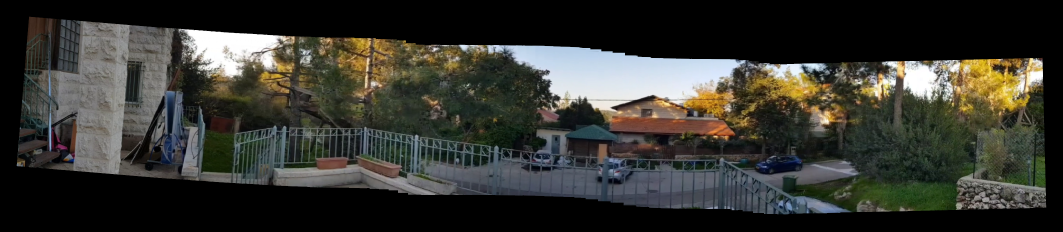
#> input picture assets/garden/original-panorama.png, 3189 x 696 px (shown at 1/3 size)
$ python -i depth_lk.py   (imports and definitions only)   (older library calls are emulated)
#> lines starting #> are read from the running program, lines starting #| are printed output that depends on the picture; after the words box and inside, x2 and y2 are one past the last pixel; in counts of white or black regions, pixels touching at a corner belong together
"""Direct multi-frame LK with local EPI slopes for lateral camera scans.

Adapted from Rav-Acha, Shor and Peleg (CVPRW 2004), sections 3-5.
This bounded implementation uses a lateral/vertical translation and in-plane
roll model, small 3x3 patches, and bounded robust Gauss-Newton iterations.
It is not a reproduction of the paper's complete planar/spherical formulation.
For a point p in reference j, predict its location in i by
    p_i = R(theta_i-theta_j)(p-c) + c + slope_j(p)*(t_i-t_j).
Slopes are relative inverse depths; the first translation fixes their scale.
"""
import cv2
import numpy as np


def sample(im,x,y):
    if x.shape[0]>=32767:
        return np.concatenate([sample(im,x[start:start+16000],y[start:start+16000])
                               for start in range(0,x.shape[0],16000)],axis=0)
    return cv2.remap(im,x.astype(np.float32),y.astype(np.float32),cv2.INTER_LINEAR,
                     borderMode=cv2.BORDER_CONSTANT)


def gradients(im):
    return (cv2.Sobel(im,cv2.CV_32F,1,0,ksize=3,scale=1/8),
            cv2.Sobel(im,cv2.CV_32F,0,1,ksize=3,scale=1/8))


def points(im,stride=6):
    h,w=im.shape
    yy,xx=np.mgrid[8:h-8:stride,8:w-8:stride]
    gx,gy=gradients(im)
    strength=cv2.boxFilter(gx*gx,(cv2.CV_32F),(5,5),normalize=True)
    keep=strength[yy,xx]>max(2e-5,float(np.quantile(strength[yy,xx],.35)))
    xx,yy=xx[keep].astype(float),yy[keep].astype(float)
    ox,oy=np.meshgrid([-2.,0.,2.],[-2.,0.,2.])
    x=xx[:,None]+ox.ravel();y=yy[:,None]+oy.ravel()
    return dict(x=x,y=y,xc=xx,yc=yy,values=sample(im,x,y),s=np.ones(len(xx)),
                confidence=np.ones(len(xx)),shape_error=np.full(len(xx),np.nan))


# [185 lines left out: functions warp_coords, residual_terms, motion_step, shape_step, estimate, slope_map and 1 more, not called in this run]

>>> import cv2
>>> picture = cv2.imread('../../assets/garden/original-panorama.png', cv2.IMREAD_GRAYSCALE)
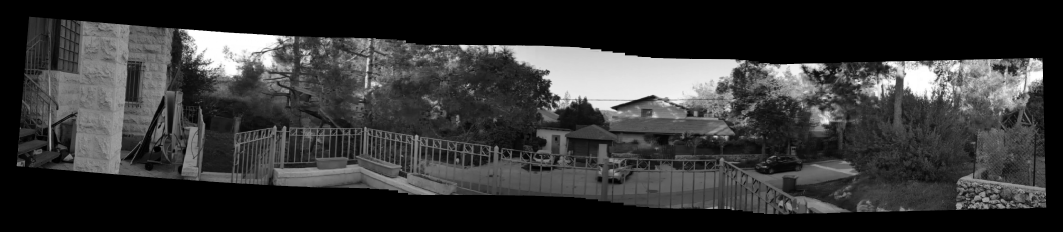
#> picture: shape (696, 3189) (shown at 1/3 size); min 0, max 255, mean 53.6
>>> result = points(picture)
#> in points, `gx,gy=gradients(im)`:
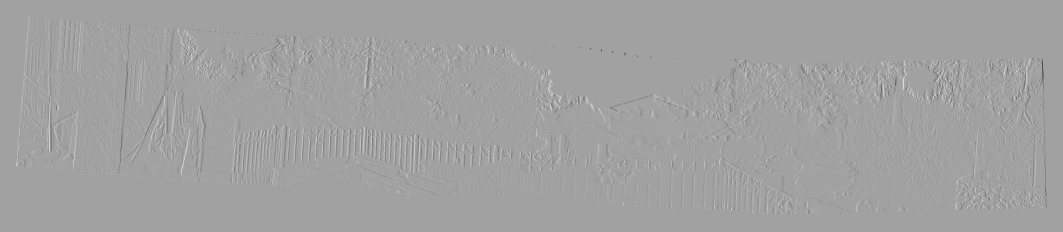
#> gx: shape (696, 3189) float32 (shown at 1/3 size); min -127, max 73, mean 0; drawn with min black and max white
#> in points, `gx,gy=gradients(im)`:
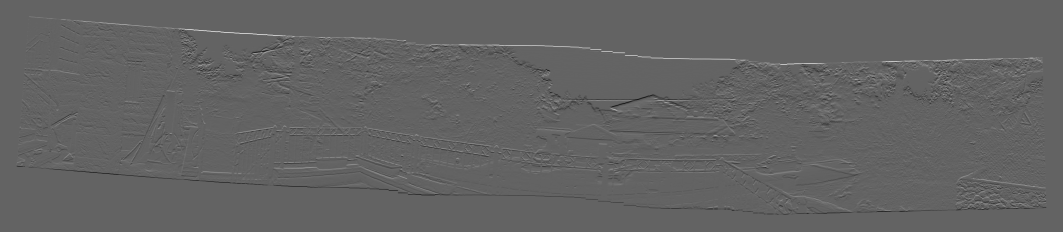
#> gy: shape (696, 3189) float32 (shown at 1/3 size); min -81.75, max 127.5, mean 0; drawn with min black and max white
#> in points, `strength=cv2.boxFilter(gx*gx,(cv2.CV_32F),(5,5),normalize=True)`:
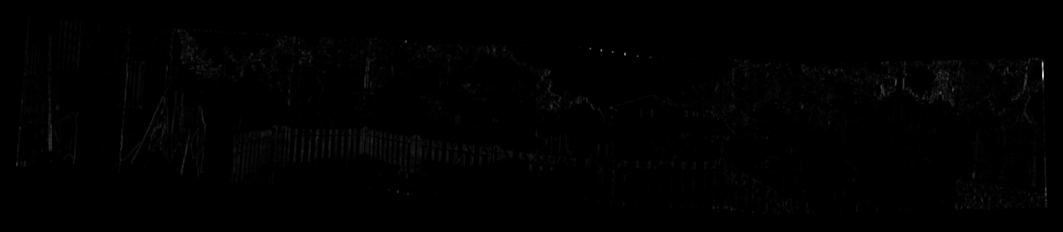
#> strength: shape (696, 3189) float32 (shown at 1/3 size); min 0, max 6320.8, mean 33.8; drawn with min black and max white
#> in points, `keep=strength[yy,xx]>max(2e-5,float(np.quantile(strength[yy,xx],.35)))`:
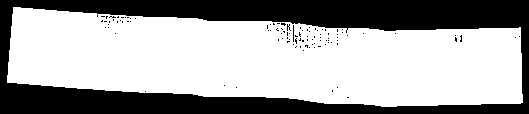
#> keep: shape (114, 529) bool; 64.2% white; 103 black regions (102 under 20 px), largest, box (x1, y1, x2, y2) and area: (0, 0, 529, 114) 21320
#> result = 8 items

$ run again, on assets/garden/comparison.png
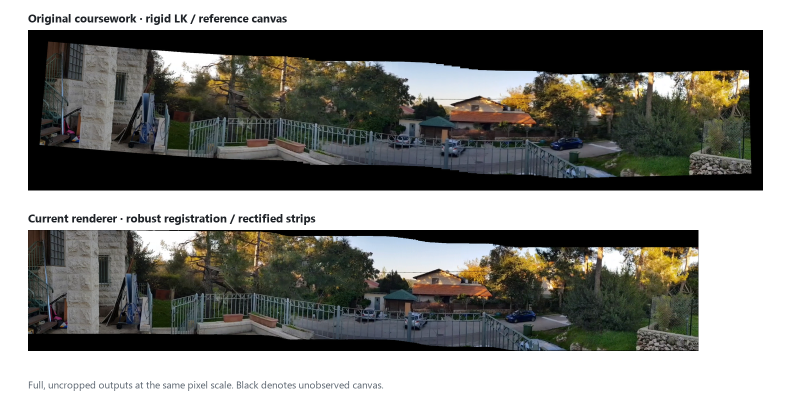
#> input picture assets/garden/comparison.png, 1600 x 800 px (shown at 1/2 size)
#> in points, `strength=cv2.boxFilter(gx*gx,(cv2.CV_32F),(5,5),normalize=True)`:
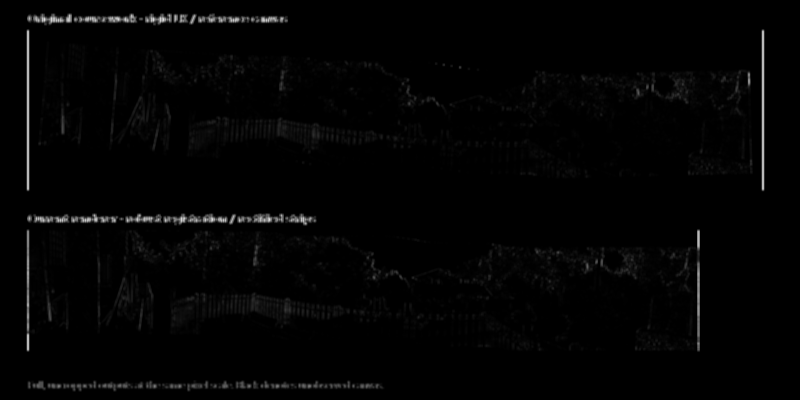
#> strength: shape (800, 1600) float32 (shown at 1/2 size); min 0, max 8882.7, mean 126.7; drawn with min black and max white
#> in points, `keep=strength[yy,xx]>max(2e-5,float(np.quantile(strength[yy,xx],.35)))`:
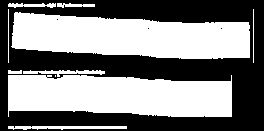
#> keep: shape (131, 264) bool; 51.2% white; 4 black regions (3 under 20 px), largest, box (x1, y1, x2, y2) and area: (0, 0, 264, 131) 16878
#> xx = 17703 values, max 1526 at index 279, min 56 at index 24, mean 739.1; yy = 17703 values from 26 to 782
#> result = 8 items

$ run again, on assets/garden/profile-dark.png
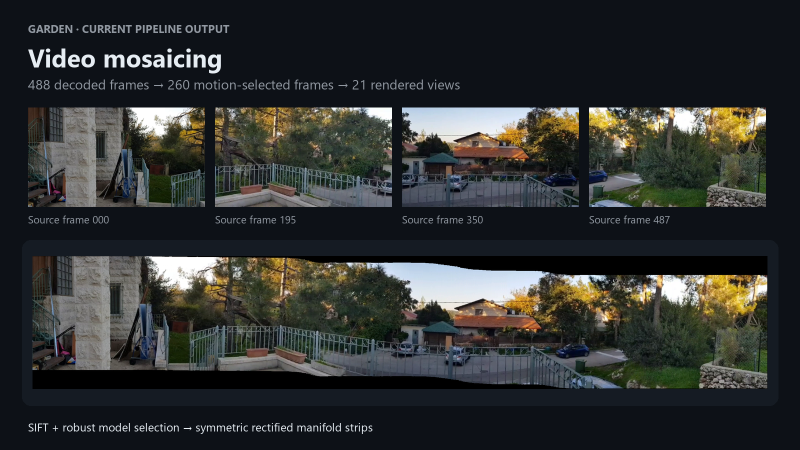
#> input picture assets/garden/profile-dark.png, 1600 x 900 px (shown at 1/2 size)
#> in points, `strength=cv2.boxFilter(gx*gx,(cv2.CV_32F),(5,5),normalize=True)`:
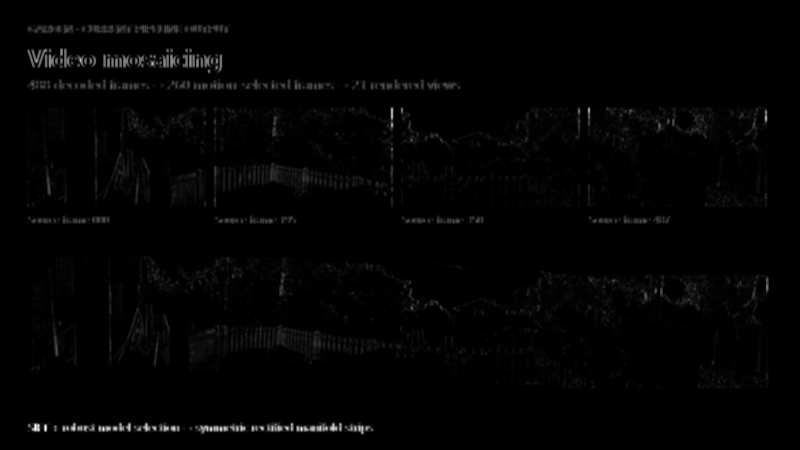
#> strength: shape (900, 1600) float32 (shown at 1/2 size); min 0, max 8640.4, mean 114.6; drawn with min black and max white
#> in points, `keep=strength[yy,xx]>max(2e-5,float(np.quantile(strength[yy,xx],.35)))`:
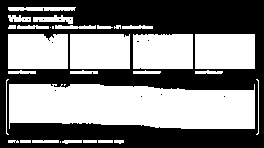
#> keep: shape (148, 264) bool; 50.5% white; 13 black regions (12 under 20 px), largest, box (x1, y1, x2, y2) and area: (0, 0, 264, 148) 19309
#> xx = 19749 values, max 1556 at index 9701, min 44 at index 9698, mean 765.9; yy = 19749 values from 50 to 866
#> result = 8 items

$ run again, on assets/garden/profile-light.png
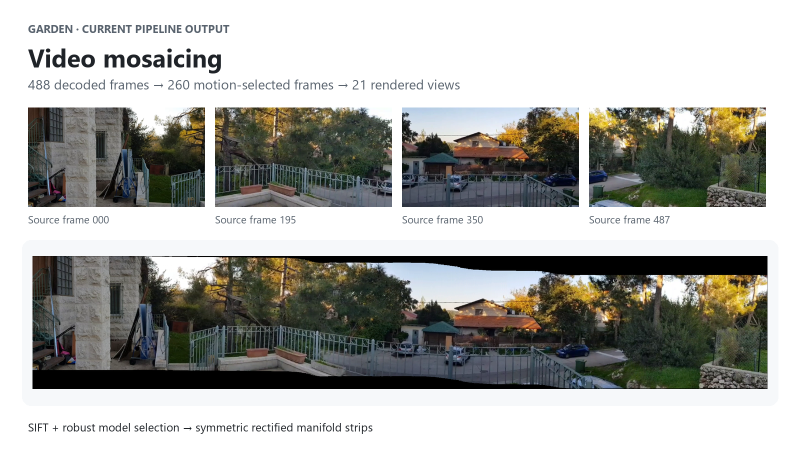
#> input picture assets/garden/profile-light.png, 1600 x 900 px (shown at 1/2 size)
#> in points, `strength=cv2.boxFilter(gx*gx,(cv2.CV_32F),(5,5),normalize=True)`:
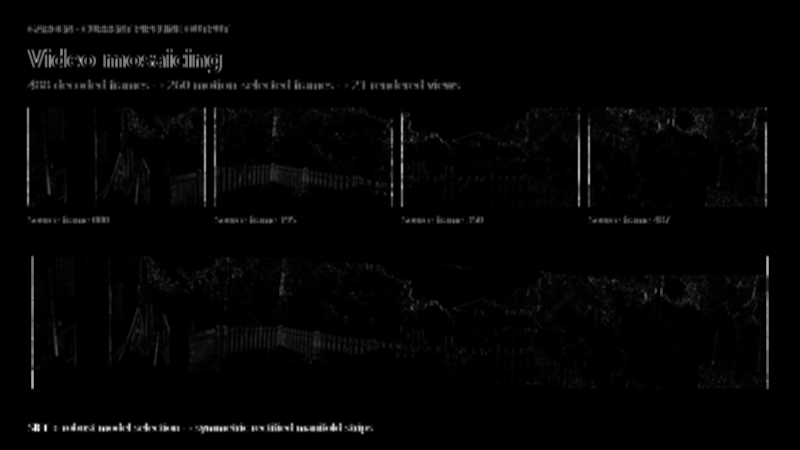
#> strength: shape (900, 1600) float32 (shown at 1/2 size); min 0, max 8807.4, mean 146.8; drawn with min black and max white
#> in points, `keep=strength[yy,xx]>max(2e-5,float(np.quantile(strength[yy,xx],.35)))`:
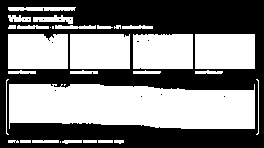
#> keep: shape (148, 264) bool; 50.5% white; 13 black regions (12 under 20 px), largest, box (x1, y1, x2, y2) and area: (0, 0, 264, 148) 19309
#> xx = 19749 values, max 1556 at index 9701, min 44 at index 9698, mean 765.9; yy = 19749 values from 50 to 866
#> result = 8 items
